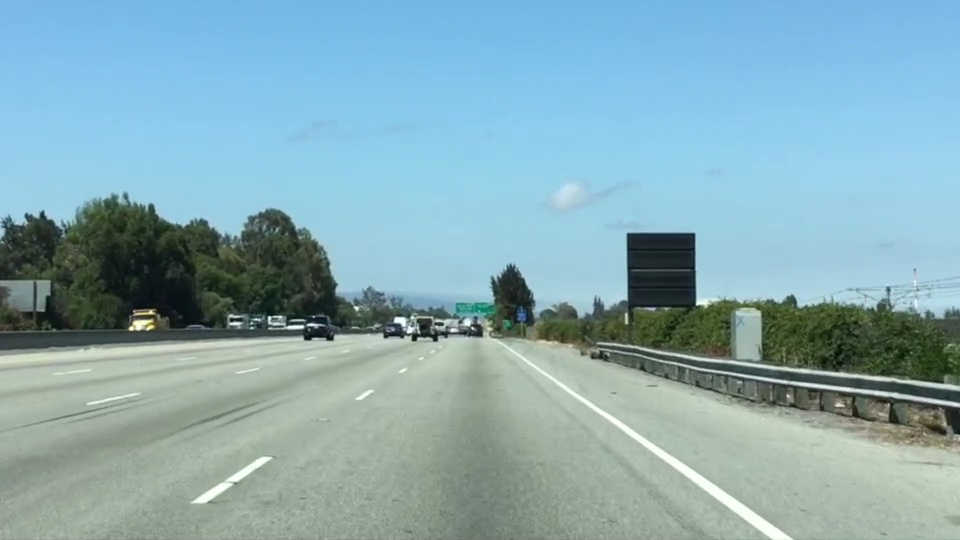
#> input picture 2018_self_driving_car/02_computer_vision_fundamentals/test.jpg, 960 x 540 px
$ python 05_region_masking.py
#> lines starting #> are read from the running program, lines starting #| are printed output that depends on the picture
#!/usr/bin/env python

import os

import matplotlib.pyplot as plt
import matplotlib.image as mpimg
import numpy as np

# Read in the image and print out some stats
img_file = os.path.join(os.path.dirname(__file__), 'test.jpg')
image = mpimg.imread(img_file)
#> image is the input picture: shape (540, 960, 3); mean R, G, B 135.5, 171.1, 179.2
print('This image is:', type(image), 'with dimensions:', image.shape)
#| This image is: <class 'numpy.ndarray'> with dimensions: (540, 960, 3)

# Pull out the x and y sizes and make a copy of the image
ysize = image.shape[0]
#> ysize = 540
xsize = image.shape[1]
#> xsize = 960

# Define a triangle region of interest
# Keep in mind the origin (x=0, y=0) is in the upper left in image processing
# Note: if you run this code, you'll find these are not sensible values!!
# But you'll get a chance to play with them soon in a quiz
left_bottom = [0, 539]
right_bottom = [900, 300]
apex = [400, 0]

# Fit lines (y=Ax+B) to identify the  3 sided region of interest
# np.polyfit() returns the coefficients [A, B] of the fit
fit_left = np.polyfit((left_bottom[0], apex[0]), (left_bottom[1], apex[1]), 1)
fit_right = np.polyfit((right_bottom[0], apex[0]),
                       (right_bottom[1], apex[1]), 1)
fit_bottom = np.polyfit((left_bottom[0], right_bottom[0]),
                        (left_bottom[1], right_bottom[1]), 1)

# Find the region inside the lines
XX, YY = np.meshgrid(np.arange(0, xsize), np.arange(0, ysize))
region_thresholds = (YY > (XX * fit_left[0] + fit_left[1])) & \
                    (YY > (XX * fit_right[0] + fit_right[1])) & \
                    (YY < (XX * fit_bottom[0] + fit_bottom[1]))

# Color pixels red which are inside the region of interest
region_select = np.copy(image)
region_select[region_thresholds] = [255, 0, 0]
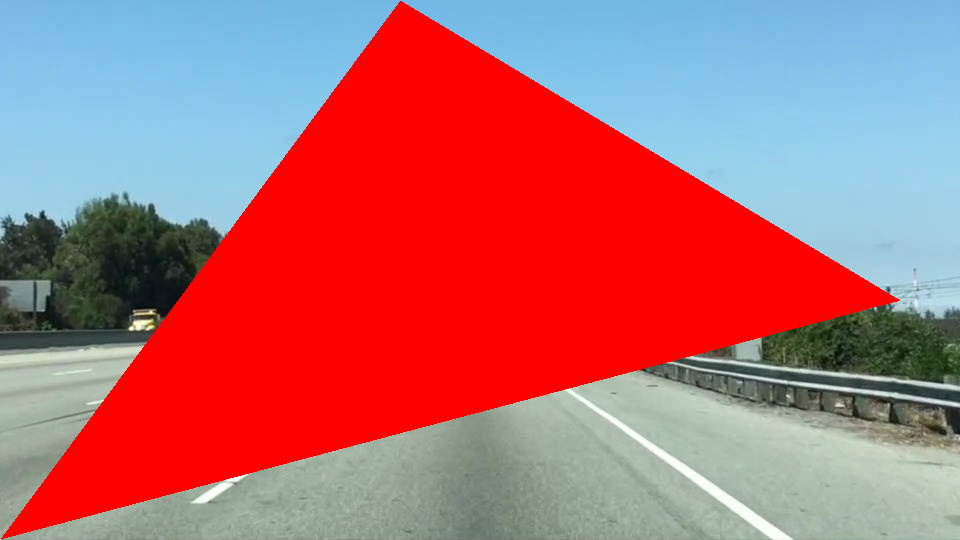
#> region_select: shape (540, 960, 3); mean R, G, B 180.2, 107.5, 113.8

# Display the image
plt.imshow(region_select)
plt.show()
